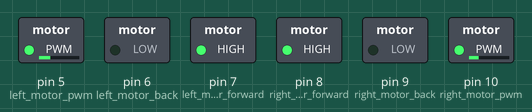
This sketch was run on a simulated Arduino Uno, built with avr-gcc and run on an emulated ATmega328P. Parts: switched loads named in the sketch (green lamp = pin HIGH).

Above: at 0.1 s.
Timing chart, 0 to 1.6 s (numbered marks = the images above):
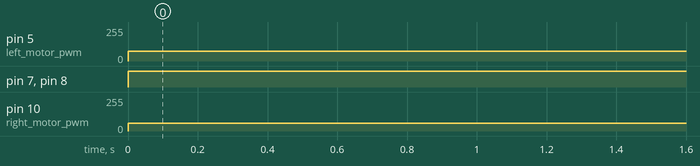

Measured:
- by itself, pin 5 (left_motor_pwm): 0/255 → 72/255 at 0.00 s
- by itself, pin 7 (left_motor_forward), pin 8 (right_motor_forward): LOW → HIGH at 0.00 s
- by itself, pin 10 (right_motor_pwm): 0/255 → 60/255 at 0.00 s

The sketch:

motor_drive.ino
```cpp
//EE493 Capstone Project Arduino code
//All rights are reserved
// DUAYENLER Ltd. Şti

#include <SerialCommand.h>
SerialCommand scmd;
#define NOP __asm__ __volatile__ ("nop\n\t")
#define left_motor_back 6
#define left_motor_forward 7
#define right_motor_forward 8
#define right_motor_back 9
#define left_motor_pwm 5
#define right_motor_pwm 10

// Variable Declerations
unsigned long deltaT = 1000; // time between samples (usecs) 1000->50000
const int pastSize = 3; // used for integrating

float duration = 0; // The duration between two loops
double p_time = 0; // A variable to hold past time

float pastError[pastSize]; //Holds the past errors
float sum; //Holds the summation of the errors

int dacMax = 255; // Arduino dac is eight bits.
int adcMax = 1024; //Arduino uses a 10 bit dac, 10th power of 2 = 1024
int adcCenter = 512; // 1024/2

int pwm_offset = 0; // Direct motor command from host.
int pwm_corr = 12;
int desired = 0; // Desired value (speed or angle) from host.

float Kp = 0; // Feedback gains (proportional)
float Kd = 0; // Feedback gains (delta)
float Ki = 0; // Feedback gains (sum)

float maxSum = 1; // Optional integral term
unsigned long delta; //Calculates the derivative of the error
char *arg;

unsigned long t; //time variable
int incoming[12]; // array that holds the variabels coming from GUI
int ang = 0;


void setup() {
  // Pin initialization
  pinMode(left_motor_back, OUTPUT);
  pinMode(left_motor_forward, OUTPUT);
  pinMode(right_motor_forward, OUTPUT);
  pinMode(right_motor_back, OUTPUT);
  pinMode(left_motor_pwm, OUTPUT);
  pinMode(right_motor_pwm, OUTPUT);
  Serial.begin(9600);
  digitalWrite(left_motor_back, LOW);
  digitalWrite(left_motor_forward, LOW);
  digitalWrite(right_motor_back, LOW);
  digitalWrite(right_motor_forward, LOW);

  scmd.addCommand("A",getangle);
  scmd.addDefaultHandler(defaultt);
}

void getangle(){
  char *arg;
  arg=scmd.next();
  if(arg !=NULL){
    ang=atoi(arg);
  }
}

void defaultt(){
   NOP;
}


void loop() {
  t = millis();
  duration = t - p_time;
  p_time = t;


  //scang = 75;

  //Assignment of each variable.

  Kp = 3; // Feedback gains (proportional)
  Kd = 0; // Feedback gains (delta)
  Ki = 0; // Feedback gains (sum)
  maxSum = 0; // Optional integral term
  pwm_offset = 60;

  //Update pastError
  for (int i = pastSize - 1; i > 0; i--) {
    pastError[i] = pastError[i - 1];
  }

  // Calculate the error and assign the error as the recent error
  float error = ang - desired;
  pastError[0] = error;

  // Calculate the derivative for the derivative controller and calculate the sum for integral controller
  float delta = (pastError[0] - pastError[pastSize - 1]) / (pastSize * float(duration) * 1e-3);
  sum = min(max(sum + error * float(deltaT) * 1e-6, -1 * maxSum), maxSum);


  // Compute and limit the motor output command.
  int motorCmd = int(Kp * error + Ki * sum + Kd * delta); //
  motorCmd = abs(motorCmd);

  if (error >= 0) {
    analogWrite(left_motor_pwm, pwm_offset + pwm_corr);
    analogWrite(right_motor_pwm, min(pwm_offset + motorCmd, dacMax) );
    initial_start();

  } else {
    analogWrite(right_motor_pwm, pwm_offset);
    analogWrite(left_motor_pwm, min(pwm_offset + motorCmd + pwm_corr, dacMax) );
    initial_start();

  }


}

void initial_start () {
  digitalWrite(left_motor_back, LOW);
  digitalWrite(left_motor_forward, HIGH);
  digitalWrite(right_motor_forward, HIGH);
  digitalWrite(right_motor_back, LOW);
}
```
